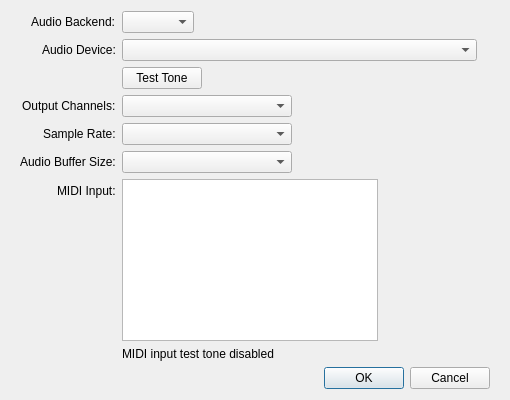
<?xml version="1.0" encoding="UTF-8"?>
<ui version="4.0">
 <class>AudioSetupDialog</class>
 <widget class="QDialog" name="AudioSetupDialog">
  <property name="geometry">
   <rect>
    <x>0</x>
    <y>0</y>
    <width>510</width>
    <height>400</height>
   </rect>
  </property>
  <property name="windowTitle">
   <string>Audio Setup</string>
  </property>
  <layout class="QVBoxLayout" name="verticalLayout">
   <property name="leftMargin">
    <number>20</number>
   </property>
   <property name="rightMargin">
    <number>20</number>
   </property>
   <item>
    <layout class="QFormLayout" name="formLayout">
     <property name="fieldGrowthPolicy">
      <enum>QFormLayout::FieldsStayAtSizeHint</enum>
     </property>
     <property name="labelAlignment">
      <set>Qt::AlignRight|Qt::AlignTrailing|Qt::AlignVCenter</set>
     </property>
     <item row="0" column="0">
      <widget class="QLabel" name="label_AudioBackend">
       <property name="text">
        <string>Audio Backend:</string>
       </property>
      </widget>
     </item>
     <item row="0" column="1">
      <widget class="QComboBox" name="comboBox_AudioBackend"/>
     </item>
     <item row="1" column="0">
      <widget class="QLabel" name="label_AudioDevice">
       <property name="text">
        <string>Audio Device:</string>
       </property>
      </widget>
     </item>
     <item row="1" column="1">
      <widget class="QComboBox" name="comboBox_AudioDevice">
       <property name="minimumSize">
        <size>
         <width>355</width>
         <height>0</height>
        </size>
       </property>
      </widget>
     </item>
     <item row="2" column="1">
      <widget class="QPushButton" name="pushButton_TestTone">
       <property name="text">
        <string>Test Tone</string>
       </property>
      </widget>
     </item>
     <item row="3" column="0">
      <widget class="QLabel" name="label_OutputChannels">
       <property name="text">
        <string>Output Channels:</string>
       </property>
      </widget>
     </item>
     <item row="3" column="1">
      <widget class="QComboBox" name="comboBox_OutputChannels">
       <property name="minimumSize">
        <size>
         <width>170</width>
         <height>0</height>
        </size>
       </property>
      </widget>
     </item>
     <item row="4" column="0">
      <widget class="QLabel" name="label_SampleRate">
       <property name="text">
        <string>Sample Rate:</string>
       </property>
      </widget>
     </item>
     <item row="4" column="1">
      <widget class="QComboBox" name="comboBox_SampleRate">
       <property name="minimumSize">
        <size>
         <width>170</width>
         <height>0</height>
        </size>
       </property>
      </widget>
     </item>
     <item row="6" column="0">
      <widget class="QLabel" name="label_MidiInput">
       <property name="text">
        <string>MIDI Input:</string>
       </property>
      </widget>
     </item>
     <item row="6" column="1">
      <widget class="QListWidget" name="listWidget_MidiInput"/>
     </item>
     <item row="7" column="1">
      <widget class="QLabel" name="label_MidiInputTestTone">
       <property name="text">
        <string>MIDI input test tone disabled</string>
       </property>
      </widget>
     </item>
     <item row="5" column="0">
      <widget class="QLabel" name="label_BufferSize">
       <property name="text">
        <string>Audio Buffer Size:</string>
       </property>
      </widget>
     </item>
     <item row="5" column="1">
      <widget class="QComboBox" name="comboBox_BufferSize">
       <property name="minimumSize">
        <size>
         <width>170</width>
         <height>0</height>
        </size>
       </property>
      </widget>
     </item>
    </layout>
   </item>
   <item>
    <widget class="QDialogButtonBox" name="buttonBox">
     <property name="orientation">
      <enum>Qt::Horizontal</enum>
     </property>
     <property name="standardButtons">
      <set>QDialogButtonBox::Cancel|QDialogButtonBox::Ok</set>
     </property>
    </widget>
   </item>
  </layout>
 </widget>
 <resources/>
 <connections>
  <connection>
   <sender>buttonBox</sender>
   <signal>accepted()</signal>
   <receiver>AudioSetupDialog</receiver>
   <slot>accept()</slot>
   <hints>
    <hint type="sourcelabel">
     <x>248</x>
     <y>254</y>
    </hint>
    <hint type="destinationlabel">
     <x>157</x>
     <y>274</y>
    </hint>
   </hints>
  </connection>
  <connection>
   <sender>buttonBox</sender>
   <signal>rejected()</signal>
   <receiver>AudioSetupDialog</receiver>
   <slot>reject()</slot>
   <hints>
    <hint type="sourcelabel">
     <x>316</x>
     <y>260</y>
    </hint>
    <hint type="destinationlabel">
     <x>286</x>
     <y>274</y>
    </hint>
   </hints>
  </connection>
 </connections>
</ui>
